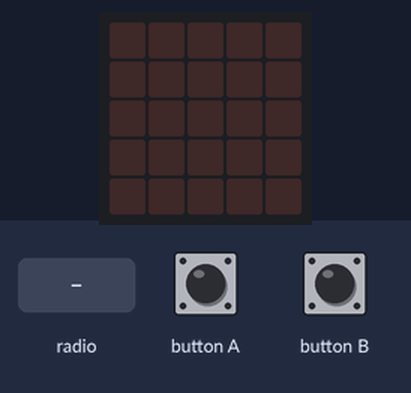
A program run on a simulated BBC micro:bit running MicroPython. Parts: the board's 5×5 LED display. The inputs (shaded band) are chosen by the test bench. No radio messages arrive unless stated (any console line starting 'radio sent:' is added by the test bench); what the program prints to the serial console is not drawn.

Above: at 1.2 s.
1.3 s: radio message "B" arrives
At 1.7 s:
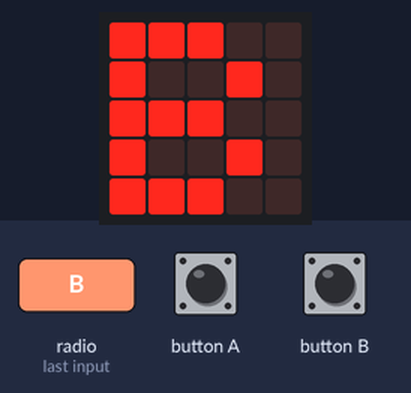
3.3 s: button A pressed for 0.15 s
4.9 s: button B pressed for 0.15 s
Timing chart, 0 to 7.9 s (numbered marks = the images above; inputs shaded):
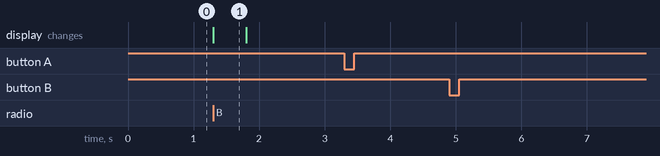

Measured:
- after the input at 1.3 s, the display: changes at once (image 1)
- after the input at 3.3 s, every drawn part: stays the same
- after the input at 4.9 s, every drawn part: stays the same
- what the display in image 1 shows lasts 0.5 s, from 1.3 s to 1.8 s

The program:

20.py
```python
from microbit import *
import radio

radio.on()
radio.config(group=5)

while True:
	if button_a.is_pressed():
		radio.send ("A")

	if button_b.is_pressed():
		radio.send("B")

	dato=radio.receive()

	if dato is not None:
		display.show(dato)
		sleep(500)
	display.clear()
```
